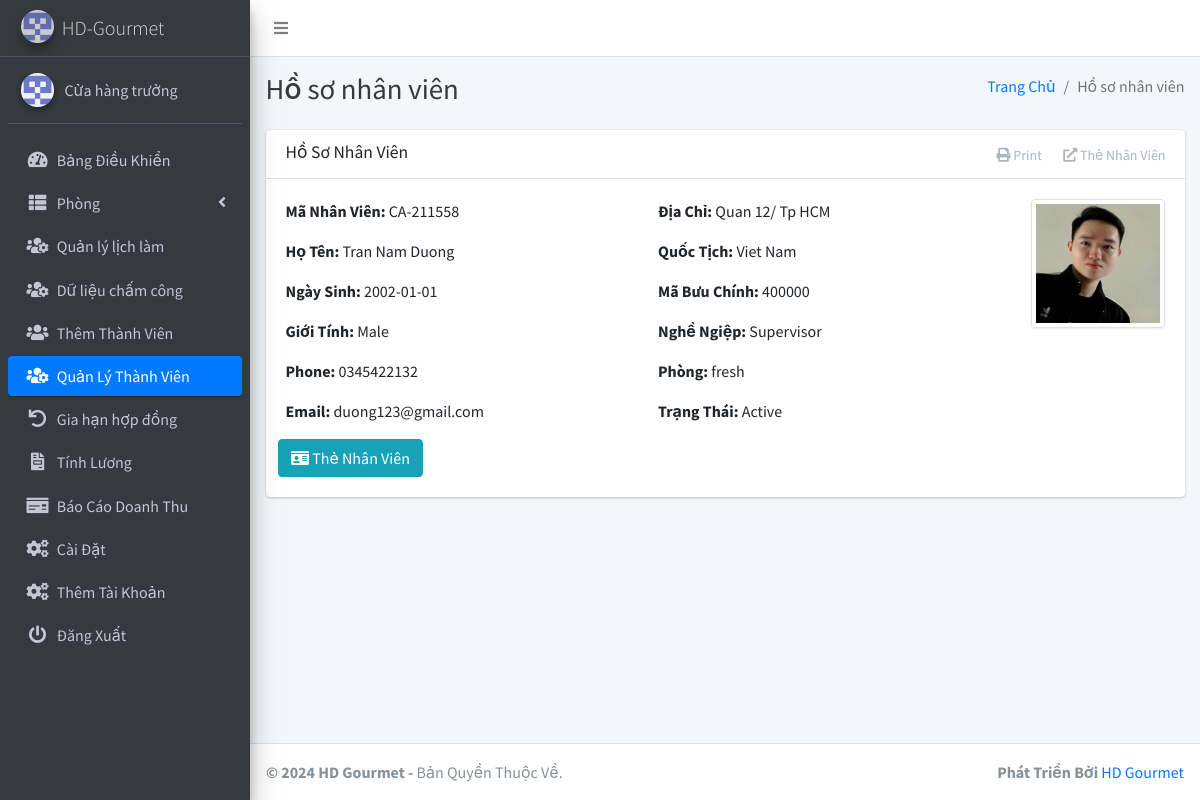
The app's page /memberProfile.php?id=21 (signed in) with its own data.
### tables this page shows
CREATE TABLE `settings` (
  `id` int(11) NOT NULL,
  `system_name` varchar(255) NOT NULL,
  `logo` varchar(255) NOT NULL,
  `currency` varchar(50) NOT NULL
);

CREATE TABLE `members` (
  `id` int(11) NOT NULL,
  `fullname` varchar(255) NOT NULL,
  `dob` date NOT NULL,
  `gender` varchar(10) NOT NULL,
  `contact_number` varchar(20) NOT NULL,
  `email` varchar(255) NOT NULL,
  `address` varchar(255) NOT NULL,
  `country` varchar(255) NOT NULL,
  `postcode` varchar(20) NOT NULL,
  `occupation` enum('Staff','Supervisor') NOT NULL,
  `membership_type` int(11) NOT NULL,
  `amount` int(11) NOT NULL,
  `department_employee_count` int(11) NOT NULL,
  `membership_number` varchar(20) NOT NULL,
  `created_at` timestamp NOT NULL DEFAULT current_timestamp(),
  `photo` varchar(255) NOT NULL,
  `expiry_date` date DEFAULT NULL,
  `contract` varchar(255) NOT NULL,
  `annual_leave_remaining` int(11) DEFAULT 0
);

CREATE TABLE `membership_types` (
  `id` int(11) NOT NULL,
  `type` varchar(255) NOT NULL,
  `amount` int(11) NOT NULL,
  `department_code` varchar(10) NOT NULL,
  `description` text DEFAULT NULL,
  `department_head` varchar(255) DEFAULT NULL,
  `total_employees` int(11) DEFAULT 0,
  `employee_count` int(11) DEFAULT 0,
  `status` enum('Hoat dong','Ngung hoat dong') DEFAULT 'Hoat dong'
);

### memberProfile.php (the view, shortened to what this page needs)
<?php
include('includes/config.php');
if (isset($_GET['id'])) {
    $memberId = $_GET['id'];
    $selectQuery = "SELECT members.*, membership_types.type AS membership_type_name
                    FROM members
                    JOIN membership_types ON members.membership_type = membership_types.id
                    WHERE members.id = $memberId";
    $result = $conn->query($selectQuery);
    if ($result->num_rows > 0) {
        $memberDetails = $result->fetch_assoc();
        $expiryDate = strtotime($memberDetails['expiry_date']);
        $currentDate = time();
        $daysDifference = floor(($expiryDate - $currentDate) / (60 * 60 * 24));
        $membershipStatus = ($daysDifference < 0) ? 'Expired' : 'Active';
    } else {
        header("Location: members_list.php");
        exit();
    }
} else {
    header("Location: members_list.php");
    exit();
}
?>
<?php include('includes/header.php');?>
<body class="hold-transition sidebar-mini layout-fixed layout-navbar-fixed layout-footer-fixed">
    <div class="wrapper">
        <?php include('includes/nav.php');?>
        <?php include('includes/sidebar.php');?>
        <div class="content-wrapper">
            <?php include('includes/pagetitle.php');?>
            <section class="content">
                <div class="container-fluid">
                    <div class="card">
                        <div class="card-header">
                            <h3 class="card-title">Hồ Sơ Nhân Viên</h3>
                            <div class="card-tools">
                                <button type="button" class="btn btn-tool" onclick="printMembershipCard('<?php echo $memberId; ?>')">
                                    <i class="fas fa-print"></i> Print
                                </button>
                                <a href="print_membership_card.php?id=<?php echo $memberId; ?>" target="_blank" class="btn btn-tool">
                                    <i class="fas fa-external-link-alt"></i> Thẻ Nhân Viên
                                </a>
                            </div>
                        </div>
                        <div class="card-body">
                            <div class="row">
                                <div class="col-md-5">
                                    <p><strong>Mã Nhân Viên:</strong> <?php echo $memberDetails['membership_number']; ?></p>
                                    <p><strong>Họ Tên:</strong> <?php echo $memberDetails['fullname']; ?></p>
                                    <p><strong>Ngày Sinh:</strong> <?php echo $memberDetails['dob']; ?></p>
                                    <p><strong>Giới Tính:</strong> <?php echo $memberDetails['gender']; ?></p>
                                    <p><strong>Phone:</strong> <?php echo $memberDetails['contact_number']; ?></p>
                                    <p><strong>Email:</strong> <?php echo $memberDetails['email']; ?></p>
                                </div>
                                <div class="col-md-5">
                                    <p><strong>Địa Chỉ:</strong> <?php echo $memberDetails['address']; ?></p>
                                    <p><strong>Quốc Tịch:</strong> <?php echo $memberDetails['country']; ?></p>
                                    <p><strong>Mã Bưu Chính:</strong> <?php echo $memberDetails['postcode']; ?></p>
                                    <p><strong>Nghề Ngiệp:</strong> <?php echo $memberDetails['occupation']; ?></p>
                                    <p><strong>Phòng:</strong> <?php echo $memberDetails['membership_type_name']; ?></p>
                                    <p><strong>Trạng Thái:</strong> <?php echo $membershipStatus; ?></p>
                                </div>
                                <div class="col-md-2">
                                <?php
                                if (!empty($memberDetails['photo'])) {
                                    $photoPath = 'uploads/member_photos/' . $memberDetails['photo'];
                                    echo '<img src="' . $photoPath . '" class="img-thumbnail" alt="Member Photo">';
                                } else {
                                    echo '<p>No photo available</p>';
                                }
                                ?>
                                </div>
                                <a href="print_membership_card.php?id=<?php echo $memberId; ?>" target="_blank" class="print-button"><button class="btn btn-info"><i class="fas fa-id-card"></i> Thẻ Nhân Viên</button></a>
                            </div>
                        </div>
                    </div>
                </div>
            </section>
        </div>
        <footer class="main-footer">
    <strong> &copy; <?php echo date('Y');?> HD Gourmet</a> -</strong>
    Bản Quyền Thuộc Về.
    <div class="float-right d-none d-sm-inline-block">
      <b>Phát Triển Bởi</b> <a href="#">HD Gourmet</a>
    </div>
  </footer>
    </div>
</body>
</html>

### includes/sidebar.php (shortened to what this page needs)
<?php
$current_page = basename($_SERVER['PHP_SELF']);
?>
 <aside class="main-sidebar sidebar-dark-primary elevation-4">
    <a href="" class="brand-link">
    <img src="<?php echo getLogoUrl(); ?>" alt="Logo" class="brand-image img-circle elevation-3" style="opacity: .8">
    <span class="brand-text font-weight-light"><?php echo getSystemName(); ?></span>
</a>
<?php
function getSystemName()
{
    global $conn;
    $systemNameQuery = "SELECT system_name FROM settings";
    $systemNameResult = $conn->query($systemNameQuery);
    if ($systemNameResult->num_rows > 0) {
        $systemNameRow = $systemNameResult->fetch_assoc();
        return $systemNameRow['system_name'];
    } else {
        return 'HDGourmet';
    }
}
function getLogoUrl()
{
    global $conn;
    $logoQuery = "SELECT logo FROM settings";
    $logoResult = $conn->query($logoQuery);
    if ($logoResult->num_rows > 0) {
        $logoRow = $logoResult->fetch_assoc();
        return $logoRow['logo'];
    } else {
        return 'dist/img/AdminLTELogo.png';
    }
}
?>
    <div class="sidebar">
      <div class="user-panel mt-3 pb-3 mb-3 d-flex">
        <div class="image">
          <img src="dist/img/2382414.png" class="img-circle elevation-2" alt="User Image">
        </div>
        <div class="info">
          <a href="#" class="d-block">Cửa hàng trưởng</a>
        </div>
      </div>
      <nav class="mt-2">
        <ul class="nav nav-pills nav-sidebar flex-column" data-widget="treeview" role="menu" data-accordion="false">
          <li class="nav-item">
            <a href="dashboard.php" class="nav-link <?php echo ($current_page == 'dashboard.php') ? 'active' : ''; ?>">
              <i class="nav-icon fas fa-tachometer-alt"></i>
              <p>
                Bảng Điều Khiển
              </p>
            </a>
          </li>
          <li class="nav-item has-treeview">
            <a href="#" class="nav-link <?php echo ($current_page == 'add_type.php' || $current_page == 'view_type.php' || $current_page == 'edit_type.php') ? 'active' : ''; ?>">
              <i class="nav-icon fas fa-th-list"></i>
              <p>
                Phòng
                <i class="fas fa-angle-left right"></i>
              </p>
            </a>
          </li>
          <li class="nav-item">
            <a href="lich.php" class="nav-link <?php echo ($current_page == 'lich.php') ? 'active' : ''; ?>">
              <i class="nav-icon fas fa-users-cog"></i>
              <p>Quản lý lịch làm</p>
            </a>
          </li>
          <li class="nav-item">
            <a href="chamcong.php" class="nav-link <?php echo ($current_page == 'chamcong.php') ? 'active' : ''; ?>">
              <i class="nav-icon fas fa-users-cog"></i>
              <p>Dữ liệu chấm công</p>
            </a>
          </li>
          <li class="nav-item">
            <a href="add_members.php" class="nav-link <?php echo ($current_page == 'add_members.php') ? 'active' : ''; ?>">
              <i class="nav-icon fas fa-users"></i>
              <p>Thêm Thành Viên</p>
            </a>
          </li>
          <li class="nav-item">
            <a href="manage_members.php" class="nav-link <?php echo ($current_page == 'manage_members.php' || $current_page == 'edit_member.php' || $current_page == 'memberProfile.php') ? 'active' : ''; ?>">
              <i class="nav-icon fas fa-users-cog"></i>
              <p>Quản Lý Thành Viên</p>
            </a>
          </li>
          <li class="nav-item">
            <a href="list_renewal.php" class="nav-link <?php echo ($current_page == 'list_renewal.php' || $current_page == 'renew.php') ? 'active' : ''; ?>">
            <i class="nav-icon fas fa-undo"></i>
              <p>Gia hạn hợp đồng</p>
            </a>
          </li>
          <li class="nav-item">
            <a href="report.php" class="nav-link <?php echo ($current_page == 'report.php') ? 'active' : ''; ?>">
              <i class="nav-icon fas fa-file-invoice"></i>
              <p>Tính Lương</p>
            </a>
          </li>
          <li class="nav-item">
            <a href="revenue_report.php" class="nav-link <?php echo ($current_page == 'revenue_report.php') ? 'active' : ''; ?>">
              <i class="nav-icon fas fa-money-check"></i>
              <p>Báo Cáo Doanh Thu</p>
            </a>
          </li>
          <li class="nav-item">
            <a href="settings.php" class="nav-link <?php echo ($current_page == 'settings.php') ? 'active' : ''; ?>">
              <i class="nav-icon fas fa-cogs"></i>
              <p>Cài Đặt</p>
            </a>
          </li>
          <li class="nav-item">
            <a href="member.php" class="nav-link <?php echo ($current_page == 'member.php') ? 'active' : ''; ?>">
              <i class="nav-icon fas fa-cogs"></i>
              <p>Thêm Tài Khoản</p>
            </a>
          </li>
          <li class="nav-item">
            <a href="logout.php" class="nav-link <?php echo ($current_page == 'logout.php') ? 'active' : ''; ?>">
              <i class="nav-icon fas fa-power-off"></i>
              <p>Đăng Xuất</p>
            </a>
          </li>
        </ul>
      </nav>
    </div>
  </aside>

### records on screen
settings: logo (picture), system_name "HD-Gourmet"
members: membership_number "CA-211558", fullname "Tran Nam Duong", dob "2002-01-01", gender "Male", contact_number "0345422132", email "duong123@gmail.com", address "Quan 12/ Tp HCM", country "Viet Nam", postcode "400000", occupation "Supervisor", membership_type.type "fresh", photo (picture)

### other values on screen
$pageTitle "Hồ sơ nhân viên"
